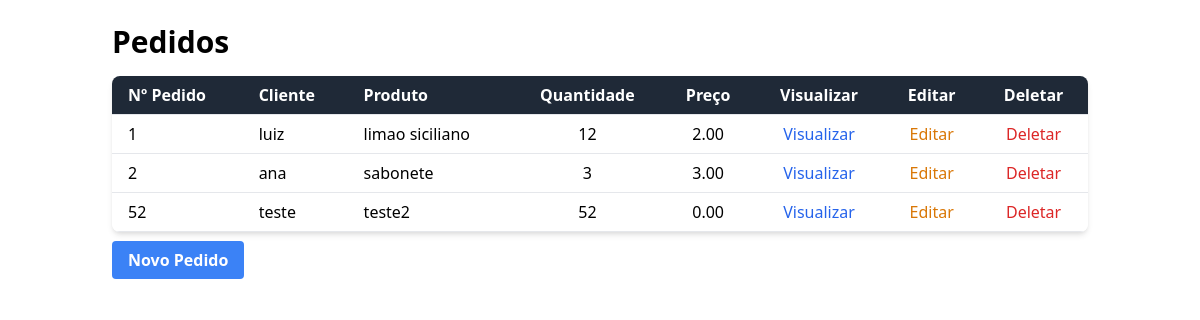
Page /pedidos/ on the committed database.
### pedidos/models.py (models this page shows, shortened)
class Pedido(models.Model):
    numeropedido = models.IntegerField(default=0)
    name = models.CharField(max_length=200, default=" ")
    produto = models.CharField(max_length=200, default=" ")
    quantidade = models.IntegerField()
    preco = models.DecimalField(max_digits=10, decimal_places=2, default=0.0)

### pedidos/views.py (the view)
# urls.py: path('', views.pedido_list, name='pedido_list'),
def pedido_list(request, template_name='pedidos/pedido_list.html'):
    pedido = Pedido.objects.all()
    data = {}
    data['object_list'] = pedido
    return render(request, template_name, data)

### pedidos/templates/pedidos/pedido_list.html (shortened to what this page needs)
<link href="https://cdn.jsdelivr.net/npm/tailwindcss@2.2.19/dist/tailwind.min.css" rel="stylesheet">
<div class="container mx-auto p-6">
    <h1 class="text-3xl font-bold mb-4">Pedidos</h1>
    <div class="overflow-x-auto bg-white shadow-md rounded-lg">
        <table class="min-w-full bg-white">
            <thead class="bg-gray-800 text-white">
                <tr>
                    <th class="py-2 px-4 border-b text-left">Nº Pedido</th>
                    <th class="py-2 px-4 border-b text-left">Cliente</th>
                    <th class="py-2 px-4 border-b text-left">Produto</th>
                    <th class="py-2 px-4 border-b text-center">Quantidade</th>
                    <th class="py-2 px-4 border-b text-center">Preço</th>
                    <th class="py-2 px-4 border-b text-center">Visualizar</th>
                    <th class="py-2 px-4 border-b text-center">Editar</th>
                    <th class="py-2 px-4 border-b text-center">Deletar</th>
                </tr>
            </thead>
            <tbody>
                {% for pedido in object_list %}
                <tr class="hover:bg-gray-100">
                    <td class="py-2 px-4 border-b text-left">{{ pedido.numeropedido }}</td>
                    <td class="py-2 px-4 border-b text-left">{{ pedido.name }}</td>
                    <td class="py-2 px-4 border-b text-left">{{ pedido.produto }}</td>
                    <td class="py-2 px-4 border-b text-center">{{ pedido.quantidade }}</td>
                    <td class="py-2 px-4 border-b text-center">{{ pedido.preco }}</td>
                    <td class="py-2 px-4 border-b text-center">
                        <a href="{% url 'pedido_view' pedido.id %}" class="text-blue-600 hover:underline">Visualizar</a>
                    </td>
                    <td class="py-2 px-4 border-b text-center">
                        <a href="{% url 'pedido_edit' pedido.id %}" class="text-yellow-600 hover:underline">Editar</a>
                    </td>
                    <td class="py-2 px-4 border-b text-center">
                        <a href="{% url 'pedido_delete' pedido.id %}" class="text-red-600 hover:underline">Deletar</a>
                    </td>
                </tr>
                {% endfor %}
            </tbody>
        </table>
    </div>
    <div class="mt-4">
        <a href="{% url 'pedido_new' %}" class="bg-blue-500 text-white font-bold py-2 px-4 rounded hover:bg-blue-600">Novo Pedido</a>
    </div>
</div>

### rows in the picture
Pedido: numeropedido "1", name "luiz", produto "limao siciliano", quantidade "12", preco "2.00"
Pedido: numeropedido "2", name "ana", produto "sabonete", quantidade "3", preco "3.00"
Pedido: numeropedido "52", name "teste", produto "teste2", quantidade "52", preco "0.00"
